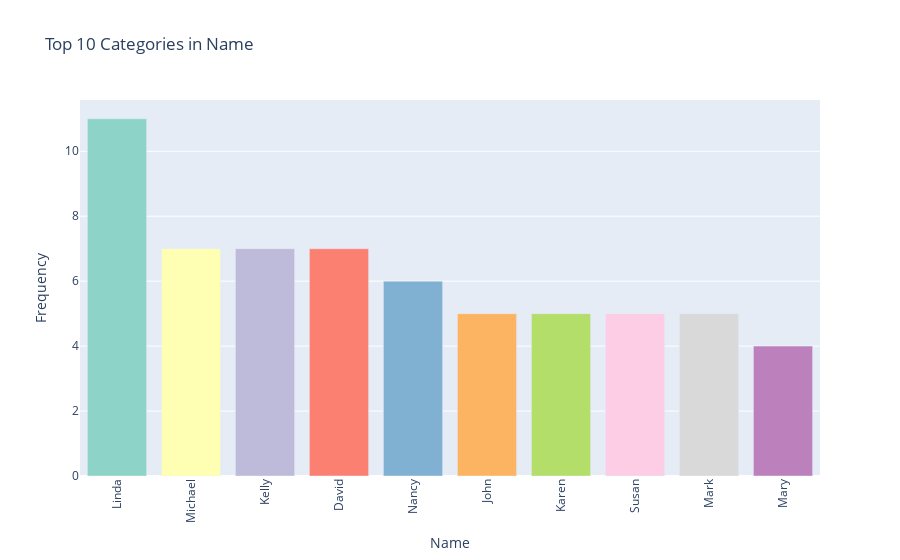
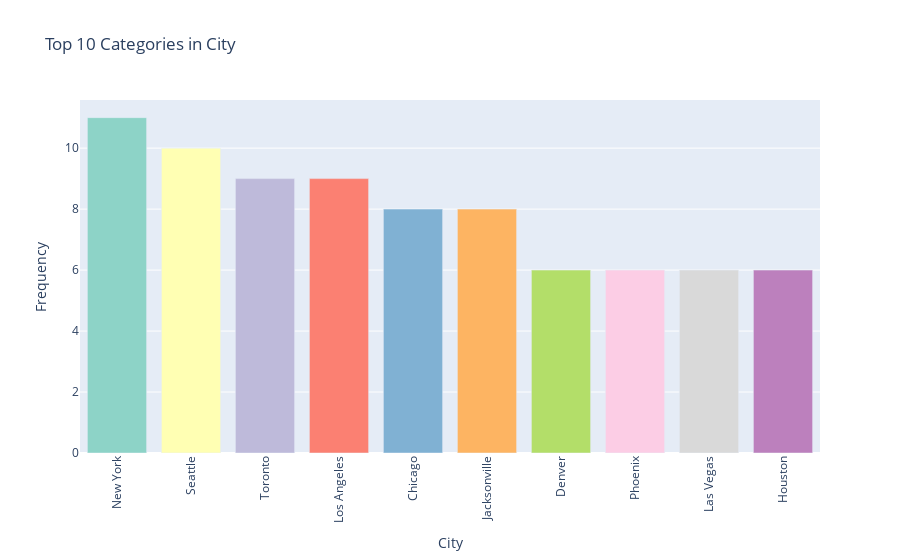

Notebook source saved alongside these figures, in order:
### Code cell
categorical_columns = ['Name', 'City']

for column in categorical_columns:
    # Get the top 15 categories by frequency
    top_10_categories = df_clean[column].value_counts().head(10)
    
    # Create a DataFrame for the top 15 categories and their frequencies
    top_10_df = pd.DataFrame({'Category': top_10_categories.index, 'Frequency': top_10_categories.values})
    
    fig = px.bar(
        top_10_df,
        x='Category',
        y='Frequency',
        title=f'Top 10 Categories in {column}',
        labels={'Category': column, 'Frequency': 'Frequency'},
        color='Category',
        color_discrete_sequence=px.colors.qualitative.Set3  # Customize the color scheme
    )
    
    fig.update_layout(
        xaxis=dict(title=column),
        yaxis=dict(title='Frequency'),
        xaxis_tickangle=-90,  
        showlegend=False  
    )
    
    fig.show()

### Figure 1 — Plotly figure (JSON) as saved in the notebook; plotly's stock layout.template omitted (floating-point values rounded to 4 significant figures)
{"data": [{"alignmentgroup": "True", "hovertemplate": "Name=%{x}<br>Frequency=%{y}<extra></extra>", "legendgroup": "Linda", "marker": {"color": "rgb(141,211,199)", "pattern": {"shape": ""}}, "name": "Linda", "offsetgroup": "Linda", "orientation": "v", "showlegend": true, "textposition": "auto", "type": "bar", "x": ["Linda"], "xaxis": "x", "y": [11], "yaxis": "y"}, {"alignmentgroup": "True", "hovertemplate": "Name=%{x}<br>Frequency=%{y}<extra></extra>", "legendgroup": "Michael", "marker": {"color": "rgb(255,255,179)", "pattern": {"shape": ""}}, "name": "Michael", "offsetgroup": "Michael", "orientation": "v", "showlegend": true, "textposition": "auto", "type": "bar", "x": ["Michael"], "xaxis": "x", "y": [7], "yaxis": "y"}, {"alignmentgroup": "True", "hovertemplate": "Name=%{x}<br>Frequency=%{y}<extra></extra>", "legendgroup": "Kelly", "marker": {"color": "rgb(190,186,218)", "pattern": {"shape": ""}}, "name": "Kelly", "offsetgroup": "Kelly", "orientation": "v", "showlegend": true, "textposition": "auto", "type": "bar", "x": ["Kelly"], "xaxis": "x", "y": [7], "yaxis": "y"}, {"alignmentgroup": "True", "hovertemplate": "Name=%{x}<br>Frequency=%{y}<extra></extra>", "legendgroup": "David", "marker": {"color": "rgb(251,128,114)", "pattern": {"shape": ""}}, "name": "David", "offsetgroup": "David", "orientation": "v", "showlegend": true, "textposition": "auto", "type": "bar", "x": ["David"], "xaxis": "x", "y": [7], "yaxis": "y"}, {"alignmentgroup": "True", "hovertemplate": "Name=%{x}<br>Frequency=%{y}<extra></extra>", "legendgroup": "Nancy", "marker": {"color": "rgb(128,177,211)", "pattern": {"shape": ""}}, "name": "Nancy", "offsetgroup": "Nancy", "orientation": "v", "showlegend": true, "textposition": "auto", "type": "bar", "x": ["Nancy"], "xaxis": "x", "y": [6], "yaxis": "y"}, {"alignmentgroup": "True", "hovertemplate": "Name=%{x}<br>Frequency=%{y}<extra></extra>", "legendgroup": "John", "marker": {"color": "rgb(253,180,98)", "pattern": {"shape": ""}}, "name": "John", "offsetgroup": "John", "orientation": "v", "showlegend": true, "textposition": "auto", "type": "bar", "x": ["John"], "xaxis": "x", "y": [5], "yaxis": "y"}, {"alignmentgroup": "True", "hovertemplate": "Name=%{x}<br>Frequency=%{y}<extra></extra>", "legendgroup": "Karen", "marker": {"color": "rgb(179,222,105)", "pattern": {"shape": ""}}, "name": "Karen", "offsetgroup": "Karen", "orientation": "v", "showlegend": true, "textposition": "auto", "type": "bar", "x": ["Karen"], "xaxis": "x", "y": [5], "yaxis": "y"}, {"alignmentgroup": "True", "hovertemplate": "Name=%{x}<br>Frequency=%{y}<extra></extra>", "legendgroup": "Susan", "marker": {"color": "rgb(252,205,229)", "pattern": {"shape": ""}}, "name": "Susan", "offsetgroup": "Susan", "orientation": "v", "showlegend": true, "textposition": "auto", "type": "bar", "x": ["Susan"], "xaxis": "x", "y": [5], "yaxis": "y"}, {"alignmentgroup": "True", "hovertemplate": "Name=%{x}<br>Frequency=%{y}<extra></extra>", "legendgroup": "Mark", "marker": {"color": "rgb(217,217,217)", "pattern": {"shape": ""}}, "name": "Mark", "offsetgroup": "Mark", "orientation": "v", "showlegend": true, "textposition": "auto", "type": "bar", "x": ["Mark"], "xaxis": "x", "y": [5], "yaxis": "y"}, {"alignmentgroup": "True", "hovertemplate": "Name=%{x}<br>Frequency=%{y}<extra></extra>", "legendgroup": "Mary", "marker": {"color": "rgb(188,128,189)", "pattern": {"shape": ""}}, "name": "Mary", "offsetgroup": "Mary", "orientation": "v", "showlegend": true, "textposition": "auto", "type": "bar", "x": ["Mary"], "xaxis": "x", "y": [4], "yaxis": "y"}], "layout": {"barmode": "relative", "legend": {"title": {"text": "Name"}, "tracegroupgap": 0}, "showlegend": false, "title": {"text": "Top 10 Categories in Name"}, "xaxis": {"anchor": "y", "categoryarray": ["Linda", "Michael", "Kelly", "David", "Nancy", "John", "Karen", "Susan", "Mark", "Mary"], "categoryorder": "array", "domain": [0, 1], "tickangle": -90, "title": {"text": "Name"}}, "yaxis": {"anchor": "x", "domain": [0, 1], "title": {"text": "Frequency"}}}}

### Figure 2 — Plotly figure (JSON) as saved in the notebook; plotly's stock layout.template omitted (floating-point values rounded to 4 significant figures)
{"data": [{"alignmentgroup": "True", "hovertemplate": "City=%{x}<br>Frequency=%{y}<extra></extra>", "legendgroup": "New York", "marker": {"color": "rgb(141,211,199)", "pattern": {"shape": ""}}, "name": "New York", "offsetgroup": "New York", "orientation": "v", "showlegend": true, "textposition": "auto", "type": "bar", "x": ["New York"], "xaxis": "x", "y": [11], "yaxis": "y"}, {"alignmentgroup": "True", "hovertemplate": "City=%{x}<br>Frequency=%{y}<extra></extra>", "legendgroup": "Seattle", "marker": {"color": "rgb(255,255,179)", "pattern": {"shape": ""}}, "name": "Seattle", "offsetgroup": "Seattle", "orientation": "v", "showlegend": true, "textposition": "auto", "type": "bar", "x": ["Seattle"], "xaxis": "x", "y": [10], "yaxis": "y"}, {"alignmentgroup": "True", "hovertemplate": "City=%{x}<br>Frequency=%{y}<extra></extra>", "legendgroup": "Toronto", "marker": {"color": "rgb(190,186,218)", "pattern": {"shape": ""}}, "name": "Toronto", "offsetgroup": "Toronto", "orientation": "v", "showlegend": true, "textposition": "auto", "type": "bar", "x": ["Toronto"], "xaxis": "x", "y": [9], "yaxis": "y"}, {"alignmentgroup": "True", "hovertemplate": "City=%{x}<br>Frequency=%{y}<extra></extra>", "legendgroup": "Los Angeles", "marker": {"color": "rgb(251,128,114)", "pattern": {"shape": ""}}, "name": "Los Angeles", "offsetgroup": "Los Angeles", "orientation": "v", "showlegend": true, "textposition": "auto", "type": "bar", "x": ["Los Angeles"], "xaxis": "x", "y": [9], "yaxis": "y"}, {"alignmentgroup": "True", "hovertemplate": "City=%{x}<br>Frequency=%{y}<extra></extra>", "legendgroup": "Chicago", "marker": {"color": "rgb(128,177,211)", "pattern": {"shape": ""}}, "name": "Chicago", "offsetgroup": "Chicago", "orientation": "v", "showlegend": true, "textposition": "auto", "type": "bar", "x": ["Chicago"], "xaxis": "x", "y": [8], "yaxis": "y"}, {"alignmentgroup": "True", "hovertemplate": "City=%{x}<br>Frequency=%{y}<extra></extra>", "legendgroup": "Jacksonville", "marker": {"color": "rgb(253,180,98)", "pattern": {"shape": ""}}, "name": "Jacksonville", "offsetgroup": "Jacksonville", "orientation": "v", "showlegend": true, "textposition": "auto", "type": "bar", "x": ["Jacksonville"], "xaxis": "x", "y": [8], "yaxis": "y"}, {"alignmentgroup": "True", "hovertemplate": "City=%{x}<br>Frequency=%{y}<extra></extra>", "legendgroup": "Denver", "marker": {"color": "rgb(179,222,105)", "pattern": {"shape": ""}}, "name": "Denver", "offsetgroup": "Denver", "orientation": "v", "showlegend": true, "textposition": "auto", "type": "bar", "x": ["Denver"], "xaxis": "x", "y": [6], "yaxis": "y"}, {"alignmentgroup": "True", "hovertemplate": "City=%{x}<br>Frequency=%{y}<extra></extra>", "legendgroup": "Phoenix", "marker": {"color": "rgb(252,205,229)", "pattern": {"shape": ""}}, "name": "Phoenix", "offsetgroup": "Phoenix", "orientation": "v", "showlegend": true, "textposition": "auto", "type": "bar", "x": ["Phoenix"], "xaxis": "x", "y": [6], "yaxis": "y"}, {"alignmentgroup": "True", "hovertemplate": "City=%{x}<br>Frequency=%{y}<extra></extra>", "legendgroup": "Las Vegas", "marker": {"color": "rgb(217,217,217)", "pattern": {"shape": ""}}, "name": "Las Vegas", "offsetgroup": "Las Vegas", "orientation": "v", "showlegend": true, "textposition": "auto", "type": "bar", "x": ["Las Vegas"], "xaxis": "x", "y": [6], "yaxis": "y"}, {"alignmentgroup": "True", "hovertemplate": "City=%{x}<br>Frequency=%{y}<extra></extra>", "legendgroup": "Houston", "marker": {"color": "rgb(188,128,189)", "pattern": {"shape": ""}}, "name": "Houston", "offsetgroup": "Houston", "orientation": "v", "showlegend": true, "textposition": "auto", "type": "bar", "x": ["Houston"], "xaxis": "x", "y": [6], "yaxis": "y"}], "layout": {"barmode": "relative", "legend": {"title": {"text": "City"}, "tracegroupgap": 0}, "showlegend": false, "title": {"text": "Top 10 Categories in City"}, "xaxis": {"anchor": "y", "categoryarray": ["New York", "Seattle", "Toronto", "Los Angeles", "Chicago", "Jacksonville", "Denver", "Phoenix", "Las Vegas", "Houston"], "categoryorder": "array", "domain": [0, 1], "tickangle": -90, "title": {"text": "City"}}, "yaxis": {"anchor": "x", "domain": [0, 1], "title": {"text": "Frequency"}}}}
